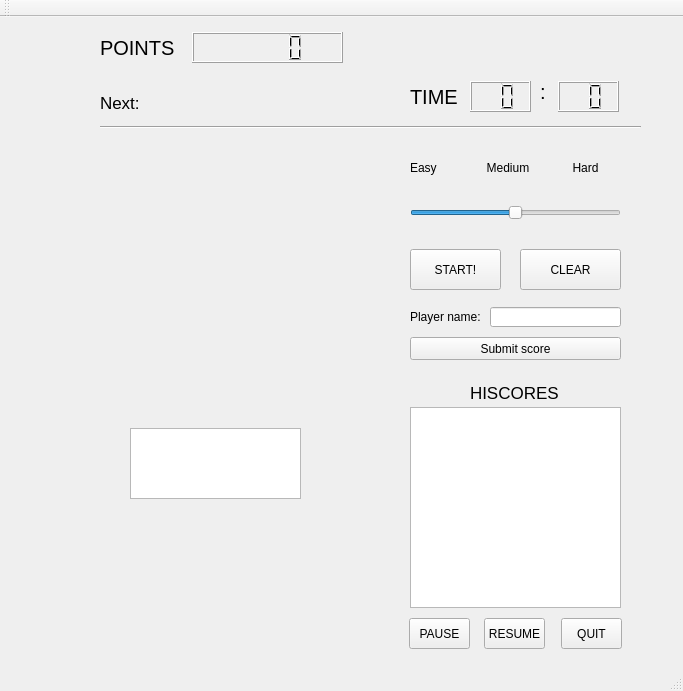
<?xml version="1.0" encoding="UTF-8"?>
<ui version="4.0">
 <class>MainWindow</class>
 <widget class="QMainWindow" name="MainWindow">
  <property name="geometry">
   <rect>
    <x>0</x>
    <y>0</y>
    <width>683</width>
    <height>691</height>
   </rect>
  </property>
  <property name="windowTitle">
   <string>MainWindow</string>
  </property>
  <widget class="QWidget" name="centralWidget">
   <widget class="QGraphicsView" name="graphicsView">
    <property name="geometry">
     <rect>
      <x>130</x>
      <y>411</y>
      <width>171</width>
      <height>71</height>
     </rect>
    </property>
   </widget>
   <widget class="QLCDNumber" name="lcd_seconds">
    <property name="geometry">
     <rect>
      <x>558</x>
      <y>64</y>
      <width>61</width>
      <height>31</height>
     </rect>
    </property>
    <property name="digitCount">
     <number>2</number>
    </property>
   </widget>
   <widget class="QSlider" name="difficulty_slider">
    <property name="geometry">
     <rect>
      <x>410</x>
      <y>180</y>
      <width>211</width>
      <height>31</height>
     </rect>
    </property>
    <property name="font">
     <font>
      <pointsize>8</pointsize>
     </font>
    </property>
    <property name="minimum">
     <number>0</number>
    </property>
    <property name="maximum">
     <number>2</number>
    </property>
    <property name="singleStep">
     <number>1</number>
    </property>
    <property name="pageStep">
     <number>1</number>
    </property>
    <property name="sliderPosition">
     <number>1</number>
    </property>
    <property name="orientation">
     <enum>Qt::Horizontal</enum>
    </property>
   </widget>
   <widget class="QLabel" name="difficulty_label">
    <property name="geometry">
     <rect>
      <x>410</x>
      <y>130</y>
      <width>231</width>
      <height>41</height>
     </rect>
    </property>
    <property name="font">
     <font>
      <pointsize>9</pointsize>
     </font>
    </property>
    <property name="text">
     <string>Easy               Medium             Hard</string>
    </property>
   </widget>
   <widget class="QTextBrowser" name="hiscores_browser">
    <property name="geometry">
     <rect>
      <x>410</x>
      <y>390</y>
      <width>211</width>
      <height>201</height>
     </rect>
    </property>
    <property name="font">
     <font>
      <pointsize>11</pointsize>
     </font>
    </property>
   </widget>
   <widget class="QPushButton" name="start_button">
    <property name="geometry">
     <rect>
      <x>410</x>
      <y>232</y>
      <width>91</width>
      <height>41</height>
     </rect>
    </property>
    <property name="text">
     <string>START!</string>
    </property>
   </widget>
   <widget class="QPushButton" name="pause_button">
    <property name="geometry">
     <rect>
      <x>409</x>
      <y>601</y>
      <width>61</width>
      <height>31</height>
     </rect>
    </property>
    <property name="text">
     <string>PAUSE</string>
    </property>
   </widget>
   <widget class="QPushButton" name="resume_button">
    <property name="geometry">
     <rect>
      <x>484</x>
      <y>601</y>
      <width>61</width>
      <height>31</height>
     </rect>
    </property>
    <property name="text">
     <string>RESUME</string>
    </property>
   </widget>
   <widget class="QPushButton" name="clear_button">
    <property name="geometry">
     <rect>
      <x>520</x>
      <y>232</y>
      <width>101</width>
      <height>41</height>
     </rect>
    </property>
    <property name="text">
     <string>CLEAR</string>
    </property>
   </widget>
   <widget class="QPushButton" name="quit_button">
    <property name="geometry">
     <rect>
      <x>561</x>
      <y>601</y>
      <width>61</width>
      <height>31</height>
     </rect>
    </property>
    <property name="text">
     <string>QUIT</string>
    </property>
   </widget>
   <widget class="QLineEdit" name="player_name_line">
    <property name="geometry">
     <rect>
      <x>490</x>
      <y>290</y>
      <width>131</width>
      <height>20</height>
     </rect>
    </property>
   </widget>
   <widget class="QLabel" name="difficulty_label_2">
    <property name="geometry">
     <rect>
      <x>410</x>
      <y>290</y>
      <width>81</width>
      <height>20</height>
     </rect>
    </property>
    <property name="font">
     <font>
      <pointsize>9</pointsize>
     </font>
    </property>
    <property name="text">
     <string>Player name:</string>
    </property>
   </widget>
   <widget class="QLCDNumber" name="point_display">
    <property name="geometry">
     <rect>
      <x>192</x>
      <y>15</y>
      <width>151</width>
      <height>31</height>
     </rect>
    </property>
   </widget>
   <widget class="QLabel" name="difficulty_label_3">
    <property name="geometry">
     <rect>
      <x>100</x>
      <y>10</y>
      <width>101</width>
      <height>41</height>
     </rect>
    </property>
    <property name="font">
     <font>
      <pointsize>15</pointsize>
     </font>
    </property>
    <property name="text">
     <string>POINTS</string>
    </property>
   </widget>
   <widget class="QLabel" name="difficulty_label_4">
    <property name="geometry">
     <rect>
      <x>410</x>
      <y>59</y>
      <width>101</width>
      <height>41</height>
     </rect>
    </property>
    <property name="font">
     <font>
      <pointsize>15</pointsize>
     </font>
    </property>
    <property name="text">
     <string>TIME</string>
    </property>
   </widget>
   <widget class="QLCDNumber" name="lcd_minutes">
    <property name="geometry">
     <rect>
      <x>470</x>
      <y>64</y>
      <width>61</width>
      <height>31</height>
     </rect>
    </property>
    <property name="digitCount">
     <number>2</number>
    </property>
   </widget>
   <widget class="QLabel" name="label">
    <property name="geometry">
     <rect>
      <x>540</x>
      <y>29</y>
      <width>21</width>
      <height>91</height>
     </rect>
    </property>
    <property name="font">
     <font>
      <pointsize>15</pointsize>
     </font>
    </property>
    <property name="text">
     <string>:</string>
    </property>
   </widget>
   <widget class="Line" name="line">
    <property name="geometry">
     <rect>
      <x>100</x>
      <y>95</y>
      <width>541</width>
      <height>31</height>
     </rect>
    </property>
    <property name="orientation">
     <enum>Qt::Horizontal</enum>
    </property>
   </widget>
   <widget class="QLabel" name="next_tetromino_label">
    <property name="geometry">
     <rect>
      <x>180</x>
      <y>60</y>
      <width>91</width>
      <height>51</height>
     </rect>
    </property>
    <property name="text">
     <string/>
    </property>
   </widget>
   <widget class="QLabel" name="next_label">
    <property name="geometry">
     <rect>
      <x>100</x>
      <y>60</y>
      <width>71</width>
      <height>51</height>
     </rect>
    </property>
    <property name="font">
     <font>
      <pointsize>13</pointsize>
     </font>
    </property>
    <property name="text">
     <string>Next:</string>
    </property>
   </widget>
   <widget class="QPushButton" name="submit_button">
    <property name="geometry">
     <rect>
      <x>410</x>
      <y>320</y>
      <width>211</width>
      <height>23</height>
     </rect>
    </property>
    <property name="text">
     <string>Submit score</string>
    </property>
   </widget>
   <widget class="QLabel" name="hiscores_label">
    <property name="geometry">
     <rect>
      <x>470</x>
      <y>360</y>
      <width>131</width>
      <height>31</height>
     </rect>
    </property>
    <property name="font">
     <font>
      <pointsize>13</pointsize>
     </font>
    </property>
    <property name="text">
     <string>HISCORES</string>
    </property>
   </widget>
  </widget>
  <widget class="QMenuBar" name="menuBar">
   <property name="geometry">
    <rect>
     <x>0</x>
     <y>0</y>
     <width>683</width>
     <height>21</height>
    </rect>
   </property>
  </widget>
  <widget class="QToolBar" name="mainToolBar">
   <attribute name="toolBarArea">
    <enum>TopToolBarArea</enum>
   </attribute>
   <attribute name="toolBarBreak">
    <bool>false</bool>
   </attribute>
  </widget>
  <widget class="QStatusBar" name="statusBar"/>
 </widget>
 <layoutdefault spacing="6" margin="11"/>
 <resources/>
 <connections/>
</ui>
